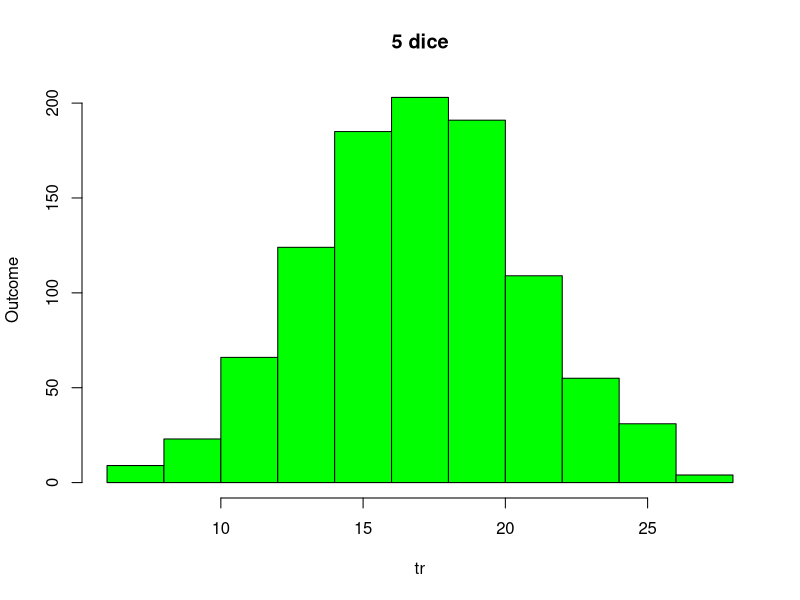
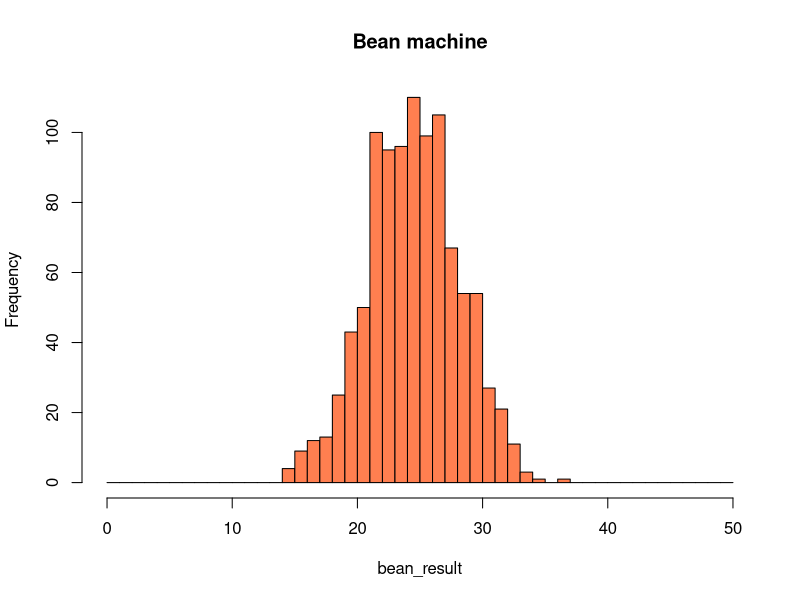

Recreate these plots in R, in order.
# Rolling Dice
dice_number <- 5
roll_time <- 1000
tr <- c()
for (j in 1:roll_time){
  sr <- c()
  result <- c()
  for (i in 1:dice_number){
    result <- c(result, sample(1:6,1))
  }
  tr <- c(tr,sum(result))
}
hist(tr,col = "green", ylab = "Outcome", main = paste((dice_number),"dice"))
# 68 - 95 - 99.7 rule:
sum(mean(tr)-sd(tr) < tr & tr < mean(tr)+sd(tr))/roll_time * 100 # 68
sum(mean(tr)-2*sd(tr) < tr & tr < mean(tr)+2*sd(tr))/roll_time * 100 # 95
sum(mean(tr)-3*sd(tr) < tr & tr < mean(tr)+3*sd(tr))/roll_time * 100 # 99.7
# 正态性检验 - nortest 包
library(nortest)
ad.test(tr)
# Why result is so not normal???

# Bean machine
beans <- 1000
layers <- 50 # large enough in CLT means large enough layers, *not beans*
bean_result <- c()
for (i in 1:beans){
  bean_result <- c(bean_result, sum(sample(c(0,1),layers,replace=TRUE, p=c(0.5,0.5)))) 
}
hist(bean_result, col="coral", main = "Bean machine", axes = T,breaks=0:layers)
